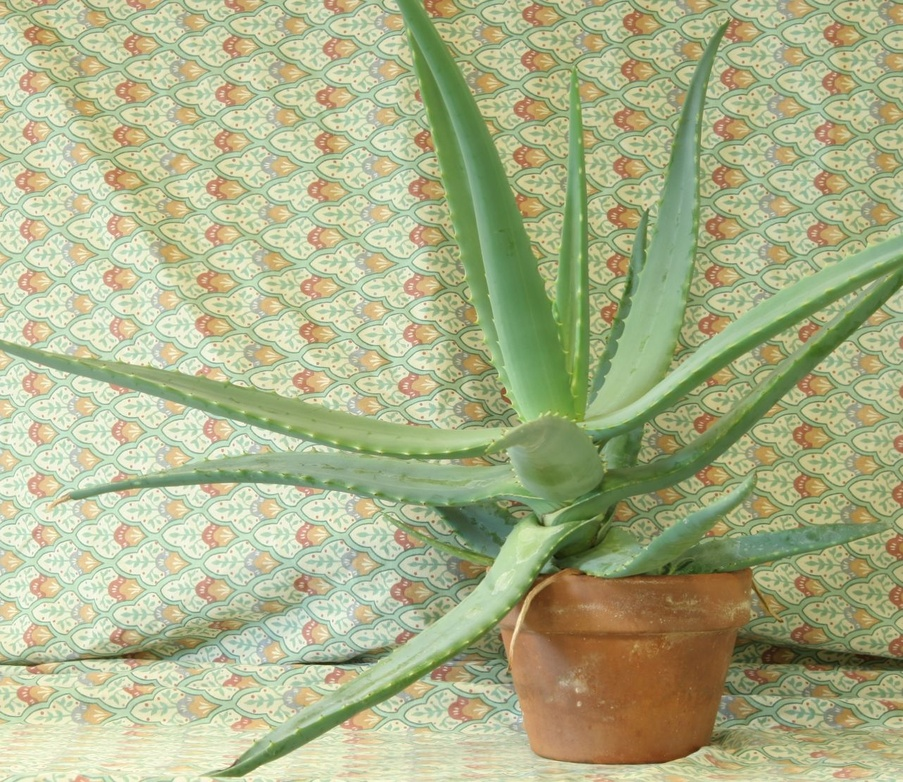
//> input picture 08_3D_vision/08_01_disparity/data/aloeL.jpg, 903 x 782 px, shrunk from 1282 x 1110 before the run
$ ./main ../../08_3D_vision/08_01_disparity/data/aloeL.jpg   (built with g++ and OpenCV 4)
//> lines starting //> are read from the running program, lines starting //| are printed output that depends on the picture; after the words box and inside, x2 and y2 are one past the last pixel; in counts of white or black regions, pixels touching at a corner belong together
/**
 * @file main.cpp
 * @brief Chain Code representation of contours (Freeman code)
 * @author José Miguel Guerrero Hernández
 * @note This example demonstrates the computation and visualization of
 *       chain codes (Freeman codes) for binary image contours using
 *       8-connectivity directions (0-7)
 */

#include <cstdlib>
#include <opencv2/core.hpp>
#include <opencv2/imgproc.hpp>
#include <opencv2/imgcodecs.hpp>
#include <opencv2/highgui.hpp>
#include <iostream>
#include <vector>
#include <cmath>
#include <iomanip>

// ============================================================================
// Constants
// ============================================================================

namespace Config
{
// Binary thresholding
constexpr int THRESH_VALUE = 0;
constexpr int THRESH_MAX_VALUE = 255;

// Contour filtering
constexpr size_t MIN_CONTOUR_POINTS = 5;

// Visualization parameters
constexpr int ARROW_LENGTH = 5;
constexpr double ARROW_TIP_LENGTH = 0.4;
constexpr int ARROW_THICKNESS = 2;      // arrowedLine takes an int thickness
constexpr int STARTING_POINT_RADIUS = 6;
constexpr int CENTROID_RADIUS = 4;
constexpr int CONTOUR_THICKNESS = 2;
constexpr int CONTOUR_VIZ_THICKNESS = 1;
constexpr double TEXT_FONT_SCALE = 0.5;
constexpr int TEXT_THICKNESS = 2;

// Chain code display limits
constexpr size_t MAX_CHAIN_CODE_DISPLAY = 50;

// Adaptive arrow step sizes
constexpr size_t STEP_THRESHOLD_VERY_LARGE = 500;
constexpr size_t STEP_THRESHOLD_LARGE = 200;
constexpr size_t STEP_THRESHOLD_MEDIUM = 80;
constexpr int STEP_VERY_LARGE = 15;
constexpr int STEP_LARGE = 8;
constexpr int STEP_MEDIUM = 4;
constexpr int STEP_SMALL = 2;
}

/**
 * @brief Computes the 8-directional chain code for a contour
 * @param contour Vector of points representing the contour
 * @return Vector of integers (0-7) representing directions
 *
 * Freeman chain code directions (8-connectivity):
 *   3   2   1
 *    \  |  /
 *   4 --P-- 0
 *    /  |  \
 *   5   6   7
 *
 * 0 = East (right)
 * 1 = North-East (diagonal up-right)
 * 2 = North (up)
 * 3 = North-West (diagonal up-left)
 * 4 = West (left)
 * 5 = South-West (diagonal down-left)
 * 6 = South (down)
 * 7 = South-East (diagonal down-right)
 */
std::vector<int> computeChainCode(const std::vector<cv::Point> & contour)
{
  std::vector<int> chain_code;

  if (contour.size() < 2) {
    return chain_code;
  }

  for (size_t i = 0; i < contour.size() - 1; ++i) {
    const int dx = contour[i + 1].x - contour[i].x;
    const int dy = contour[i + 1].y - contour[i].y;

    // With CHAIN_APPROX_NONE every step between consecutive contour points
    // is exactly one pixel, so (dx, dy) is always in {-1, 0, 1}
    CV_Assert(std::abs(dx) <= 1 && std::abs(dy) <= 1);

    // Map (dx, dy) to chain code direction (0-7)
    int code = -1;

    if (dx == 1 && dy == 0) {
      code = 0;  // Right
    } else if (dx == 1 && dy == -1) {
      code = 1;  // Up-Right
    } else if (dx == 0 && dy == -1) {
      code = 2;  // Up
    } else if (dx == -1 && dy == -1) {
      code = 3;  // Up-Left
    } else if (dx == -1 && dy == 0) {
      code = 4;  // Left
    } else if (dx == -1 && dy == 1) {
      code = 5;  // Down-Left
    } else if (dx == 0 && dy == 1) {
      code = 6;  // Down
    } else if (dx == 1 && dy == 1) {
      code = 7;  // Down-Right
    }

    chain_code.push_back(code);
  }

  return chain_code;
}

/**
 * @brief Draws directional arrows on contour to visualize chain code
 * @param image Image to draw on
 * @param contour Contour points
 * @param chainCode Chain code directions
 * @param color Arrow color
 * @param step Draw arrow every 'step' points (default 1)
 */
void drawChainCodeArrows(
  cv::Mat & image,
  const std::vector<cv::Point> & contour,
  const std::vector<int> & chain_code,
  const cv::Scalar & color,
  int step = 1)
{
  // Direction vectors for each code (8-connectivity)
  static const int dx[] = {1, 1, 0, -1, -1, -1, 0, 1};
  static const int dy[] = {0, -1, -1, -1, 0, 1, 1, 1};

  for (size_t i = 0; i < chain_code.size() && i < contour.size(); i += step) {
    const int code = chain_code[i];
    const cv::Point start = contour[i];
    const cv::Point end = start + cv::Point(dx[code] * Config::ARROW_LENGTH,
                                             dy[code] * Config::ARROW_LENGTH);

    cv::arrowedLine(image, start, end, color,
                   Config::ARROW_THICKNESS, cv::LINE_AA, 0,
                   Config::ARROW_TIP_LENGTH);
  }
}

/**
 * @brief Computes the first difference of a chain code
 * @param chainCode Original chain code
 * @return First difference chain code (rotation invariant)
 *
 * First difference = (code[i] - code[i-1]) mod 8
 * This representation is invariant to starting point rotation
 */
std::vector<int> computeFirstDifference(const std::vector<int> & chain_code)
{
  std::vector<int> diff;

  if (chain_code.size() < 2) {
    return diff;
  }

  for (size_t i = 1; i < chain_code.size(); ++i) {
    const int d = (chain_code[i] - chain_code[i - 1] + 8) % 8;
    diff.push_back(d);
  }

  return diff;
}

/**
 * @brief Determines adaptive step size for arrow visualization based on contour size
 * @param contour_size Number of points in contour
 * @return Step size for drawing arrows
 */
int getAdaptiveStepSize(size_t contour_size)
{
  if (contour_size > Config::STEP_THRESHOLD_VERY_LARGE) {
    return Config::STEP_VERY_LARGE;
  } else if (contour_size > Config::STEP_THRESHOLD_LARGE) {
    return Config::STEP_LARGE;
  } else if (contour_size > Config::STEP_THRESHOLD_MEDIUM) {
    return Config::STEP_MEDIUM;
  } else {
    return Config::STEP_SMALL;
  }
}

int main(int argc, char ** argv)
{
  // ========================================
  // Load Input Image
  // ========================================
  // Command-line arguments; --help prints the usage
  cv::CommandLineParser parser(argc, argv,
    "{help h | | Show this help message}"
    "{@input | ../../data/shapes.png | Input file}");
  if (parser.has("help")) {
    parser.printMessage();
    return EXIT_SUCCESS;
  }
  const std::string filename = parser.get<std::string>("@input");

  // Without this, a malformed value (--frames=xyz) is reported by the parser
  // but the example carries on with the default, which is the hardest kind
  // of failure to diagnose. Note it validates values, not option names:
  // cv::CommandLineParser ignores an unknown option without complaining
  if (!parser.check()) {
    parser.printErrors();
    return EXIT_FAILURE;
  }

  std::cout << "========================================" << std::endl;
  std::cout << "Chain Code (Freeman Code) Computation" << std::endl;
  std::cout << "========================================" << std::endl;
  std::cout << "Reading image: " << filename << std::endl;

  const cv::Mat src = cv::imread(cv::samples::findFile(filename, false), cv::IMREAD_COLOR);
//> src is the input picture: 782 rows x 903 cols, CV_8UC3; mean B, G, R 136.7, 177.2, 171.2

  if (src.empty()) {
    std::cerr << "Error: Could not load image!" << std::endl;
    std::cerr << "Path: " << filename << std::endl;
    std::cerr << "Usage: " << argv[0] << " [image_path]" << std::endl;
    return EXIT_FAILURE;
  }

  std::cout << "Image loaded: " << src.cols << "x" << src.rows << " pixels\n" << std::endl;
//| Image loaded: 903x782 pixels

  // ========================================
  // Convert to Binary Image
  // ========================================
  cv::Mat gray, binary;
  cv::cvtColor(src, gray, cv::COLOR_BGR2GRAY);
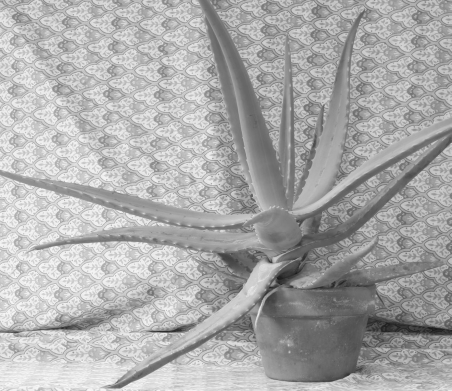
//> gray: 782 rows x 903 cols, CV_8UC1 (shown at 1/2 size); min 18, max 253, mean 170.8

  // Use Otsu's method for automatic threshold. Binarising is unavoidable
  // before tracing a contour; cv::threshold and Otsu are the subject of
  // 07_01, here they are just the step that gets us a silhouette
  cv::threshold(gray, binary,
               Config::THRESH_VALUE,
               Config::THRESH_MAX_VALUE,
               cv::THRESH_BINARY_INV | cv::THRESH_OTSU);
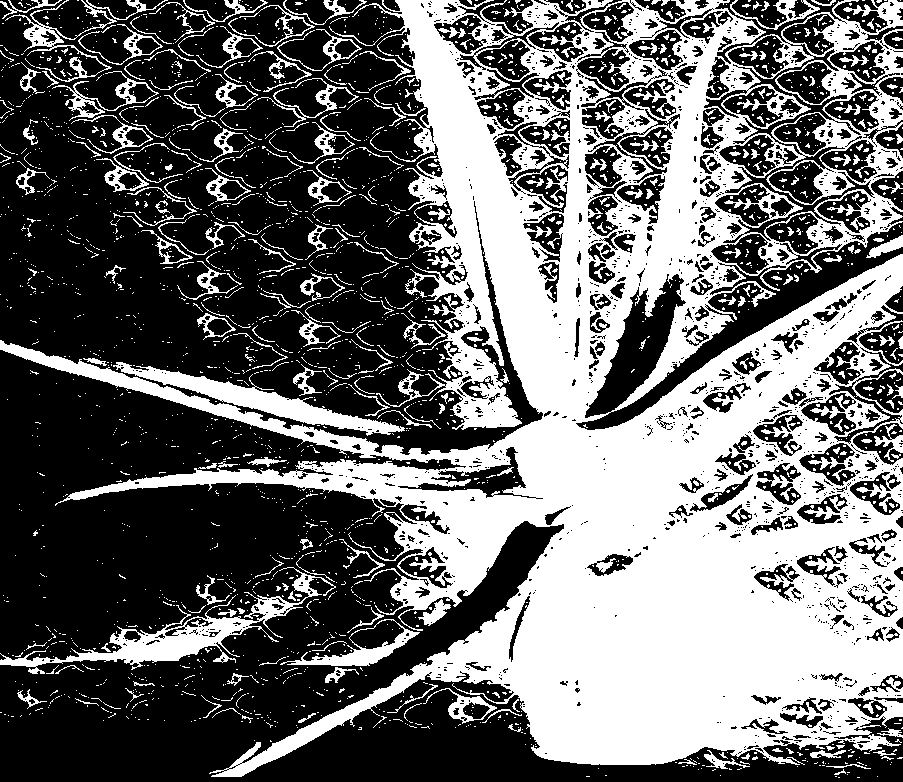
//> binary: 782 rows x 903 cols, CV_8UC1; 42.2% white; 2571 white regions (2269 under 20 px)

  // ========================================
  // Find Contours
  // ========================================
  std::vector<std::vector<cv::Point>> contours;
  std::vector<cv::Vec4i> hierarchy;

  cv::findContours(binary, contours, hierarchy,
                   cv::RETR_EXTERNAL, cv::CHAIN_APPROX_NONE);
//> contours = 1974 contours, 1869 with area under 20; largest, box (x1, y1, x2, y2) and area: (0, 0, 903, 777) 329440, (0, 567, 336, 674) 5422, (113, 362, 405, 436) 4048, (280, 619, 420, 666) 2194, (5, 0, 168, 82) 1172

  std::cout << "Total contours found: " << contours.size() << "\n" << std::endl;
//| Total contours found: 1974

  // ========================================
  // Compute and Visualize Chain Codes
  // ========================================
  cv::Mat contours_colored = src.clone();
  cv::Mat chain_code_visualization = src.clone();

  // Draw all contours first
  cv::drawContours(contours_colored, contours, -1,
                  cv::Scalar(0, 255, 0), Config::CONTOUR_THICKNESS);
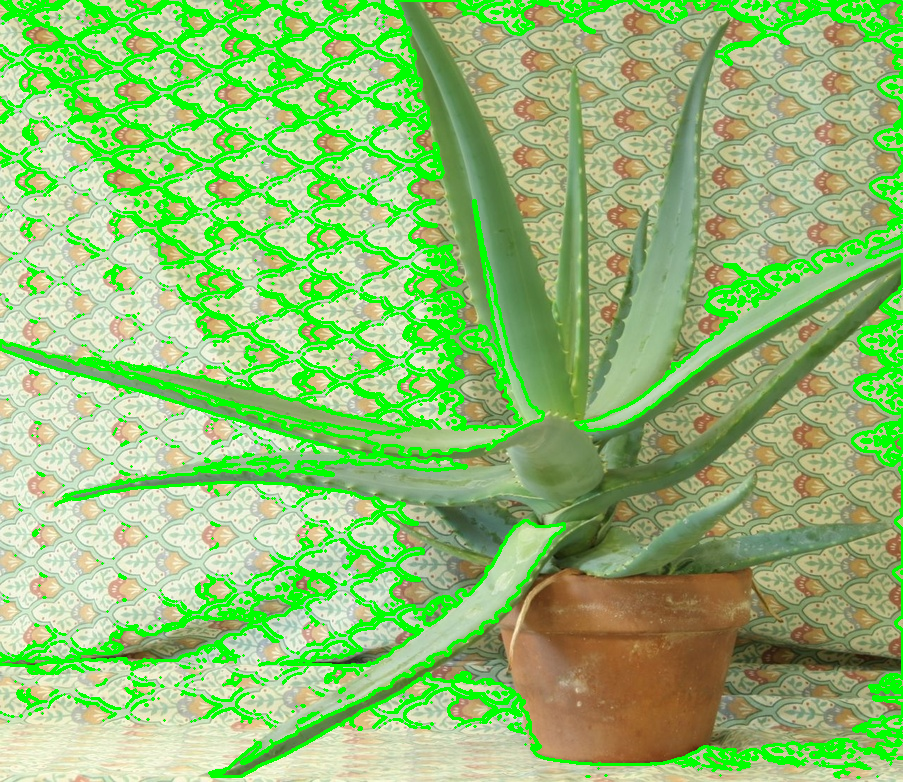
//> contours_colored: 782 rows x 903 cols, CV_8UC3; 16.41% of pixels changed, all inside (x1, y1, x2, y2) = (0, 0, 903, 779)
  cv::drawContours(chain_code_visualization, contours, -1,
                  cv::Scalar(0, 255, 0), Config::CONTOUR_VIZ_THICKNESS);
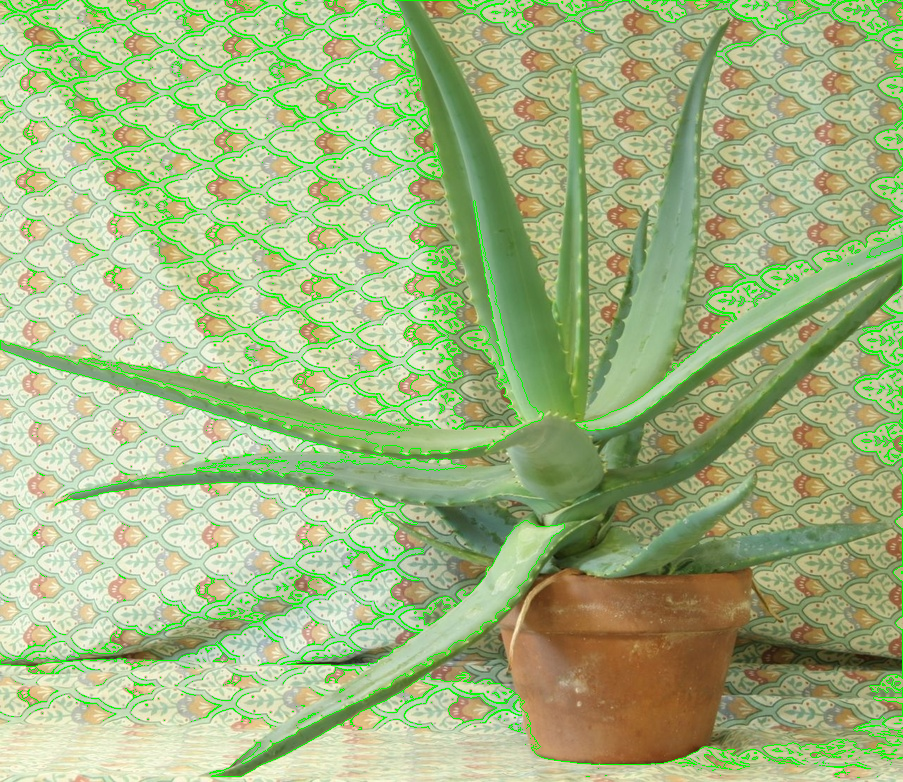
//> chain_code_visualization: 782 rows x 903 cols, CV_8UC3; 5.01% of pixels changed, all inside (x1, y1, x2, y2) = (0, 0, 903, 778)

  for (size_t i = 0; i < contours.size(); ++i) {
    // Skip very small contours
    if (contours[i].size() < Config::MIN_CONTOUR_POINTS) {
      continue;
    }

    // Compute chain code and first difference
    const std::vector<int> chain_code = computeChainCode(contours[i]);
    const std::vector<int> first_diff = computeFirstDifference(chain_code);

    // Contour statistics computed from the traversed boundary itself, so this
    // example stays within chapter 6. Moments and the OpenCV shape descriptors
    // are chapter 9 (09_01_region_moments).
    //
    // Centroid: mean of the contour points, used only to place the label.
    cv::Point2f centroid(0.f, 0.f);
    for (const cv::Point & p : contours[i]) {
      centroid += cv::Point2f(static_cast<float>(p.x), static_cast<float>(p.y));
    }
    centroid /= static_cast<float>(contours[i].size());

    // Area by the shoelace formula, walking the same boundary the chain code
    // encodes: twice the enclosed area is the sum of the cross products of
    // consecutive vertices. It is what cv::contourArea computes internally.
    double cross_sum = 0.0;
    for (size_t j = 0; j < contours[i].size(); ++j) {
      const cv::Point & a = contours[i][j];
      const cv::Point & b = contours[i][(j + 1) % contours[i].size()];
      cross_sum += static_cast<double>(a.x) * b.y - static_cast<double>(b.x) * a.y;
    }
    const double area = std::abs(cross_sum) / 2.0;

    std::cout << "--- Contour #" << (i + 1) << " ---" << std::endl;
    std::cout << "  Points: " << contours[i].size() << std::endl;
    std::cout << "  Area: " << std::fixed << std::setprecision(2)
              << area << " pixels²" << std::endl;
    std::cout << "  Chain Code Length: " << chain_code.size() << std::endl;

    // Print chain code (limited display)
    std::cout << "  Chain Code: ";
    const size_t max_display = std::min(chain_code.size(), Config::MAX_CHAIN_CODE_DISPLAY);
    for (size_t j = 0; j < max_display; ++j) {
      std::cout << chain_code[j];
    }
    if (chain_code.size() > Config::MAX_CHAIN_CODE_DISPLAY) {
      std::cout << "... (" << chain_code.size() << " total)";
    }
    std::cout << std::endl;

    // Print first difference (limited display)
    std::cout << "  First Diff: ";
    const size_t max_diff_display = std::min(first_diff.size(), Config::MAX_CHAIN_CODE_DISPLAY);
    for (size_t j = 0; j < max_diff_display; ++j) {
      std::cout << first_diff[j];
    }
    if (first_diff.size() > Config::MAX_CHAIN_CODE_DISPLAY) {
      std::cout << "... (" << first_diff.size() << " total)";
    }
    std::cout << "\n" << std::endl;

    // Draw chain code arrows with adaptive step size
    const int step = getAdaptiveStepSize(contours[i].size());
    drawChainCodeArrows(chain_code_visualization, contours[i], chain_code,
                       cv::Scalar(0, 0, 255), step);

    // Mark starting point (origin) in red
    cv::circle(contours_colored, contours[i][0],
              Config::STARTING_POINT_RADIUS, cv::Scalar(0, 0, 255), cv::FILLED);
    cv::circle(chain_code_visualization, contours[i][0],
              Config::STARTING_POINT_RADIUS, cv::Scalar(0, 0, 255), cv::FILLED);

    // Draw centroid in blue
    cv::circle(contours_colored, centroid,
              Config::CENTROID_RADIUS, cv::Scalar(255, 0, 0), cv::FILLED);
    cv::circle(chain_code_visualization, centroid,
              Config::CENTROID_RADIUS, cv::Scalar(255, 0, 0), cv::FILLED);

    // Add contour label
    const std::string label = "C" + std::to_string(i + 1);
    const cv::Point2f text_offset(10.0f, 0.0f);
    cv::putText(contours_colored, label, centroid + text_offset,
                cv::FONT_HERSHEY_SIMPLEX, Config::TEXT_FONT_SCALE,
                cv::Scalar(255, 255, 0), Config::TEXT_THICKNESS);
    cv::putText(chain_code_visualization, label, centroid + text_offset,
                cv::FONT_HERSHEY_SIMPLEX, Config::TEXT_FONT_SCALE,
                cv::Scalar(255, 255, 0), Config::TEXT_THICKNESS);
  }
//> this loop made 1974 passes
//> (centroid, cross_sum, area, max_display, max_diff_display, step) on passes 27, 60, 61, 62, 82, 147, 162: (Point(848, 766), -44, 22, 50, 50, 4), (Point(883.7, 752.9), -41, 20.5, 50, 50, 2), (Point(827.9, 754.1), -202, 101, 50, 50, 4), (Point(723, 762), -331, 165.5, 50, 50, 4), (Point(890.3, 732.6), -129, 64.5, 50, 50, 4), (Point(306.7, 717.4), -53, 26.5, 38, 37, 2), (Point(501.4, 713.6), -59, 29.5, 50, 50, 4)
//> (printed output is left out)
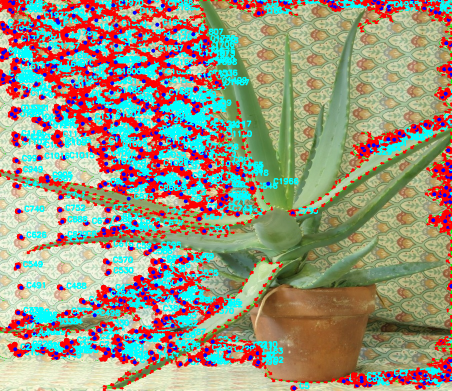
//> chain_code_visualization: 782 rows x 903 cols, CV_8UC3 (shown at 1/2 size); mean B, G, R 127.5, 149.1, 152
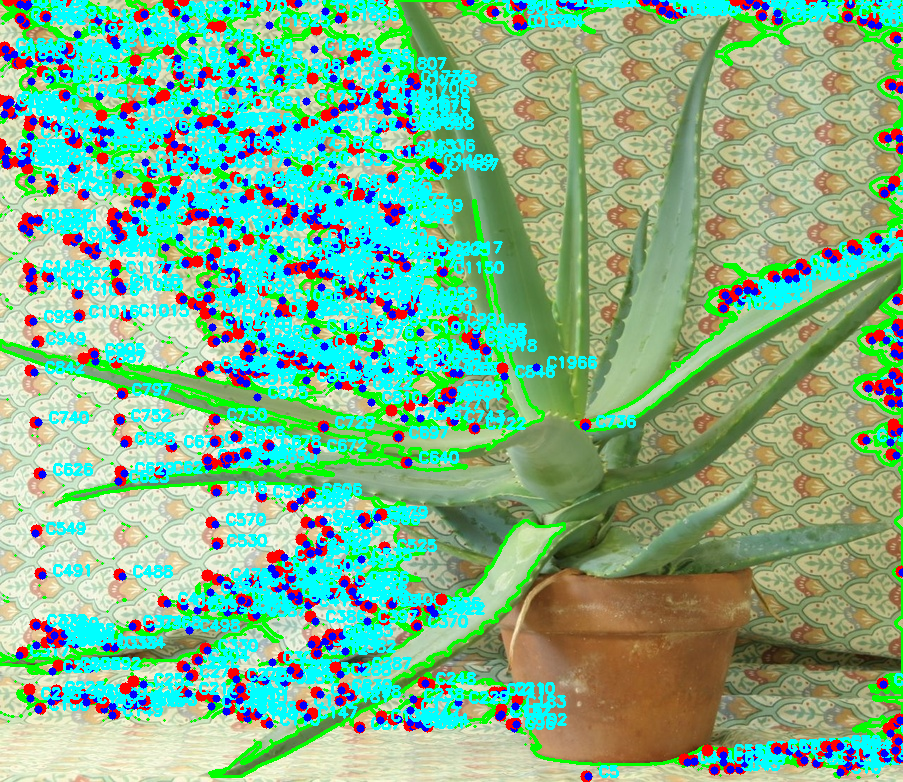
//> contours_colored: 782 rows x 903 cols, CV_8UC3; mean B, G, R 140.9, 178.2, 123.1

  // ========================================
  // Display Results
  // ========================================
  cv::imshow("Original Image", src);
  cv::imshow("Grayscale", gray);
  cv::imshow("Binary (Otsu Threshold)", binary);
  cv::imshow("Contours with Landmarks", contours_colored);
  cv::imshow("Chain Code Directions", chain_code_visualization);

  // ========================================
  // Display Legend and Exit
  // ========================================
  std::cout << "========================================" << std::endl;
  std::cout << "Freeman Chain Code Direction Legend:" << std::endl;
  std::cout << "========================================" << std::endl;
  std::cout << "      3   2   1" << std::endl;
  std::cout << "       \\  |  /" << std::endl;
  std::cout << "       4--P--0" << std::endl;
  std::cout << "       /  |  \\" << std::endl;
  std::cout << "      5   6   7" << std::endl;
  std::cout << "========================================" << std::endl;
  std::cout << "Visualization Legend:" << std::endl;
  std::cout << "  Red circle   = Starting point (origin)" << std::endl;
  std::cout << "  Blue circle  = Centroid" << std::endl;
  std::cout << "  Green line   = Contour outline" << std::endl;
  std::cout << "  Red arrows   = Chain code directions" << std::endl;
  std::cout << "                 (sampled adaptively)" << std::endl;
  std::cout << "========================================" << std::endl;
  std::cout << "Press any key to exit..." << std::endl;

  cv::waitKey(0);
  cv::destroyAllWindows();

  return EXIT_SUCCESS;
}
